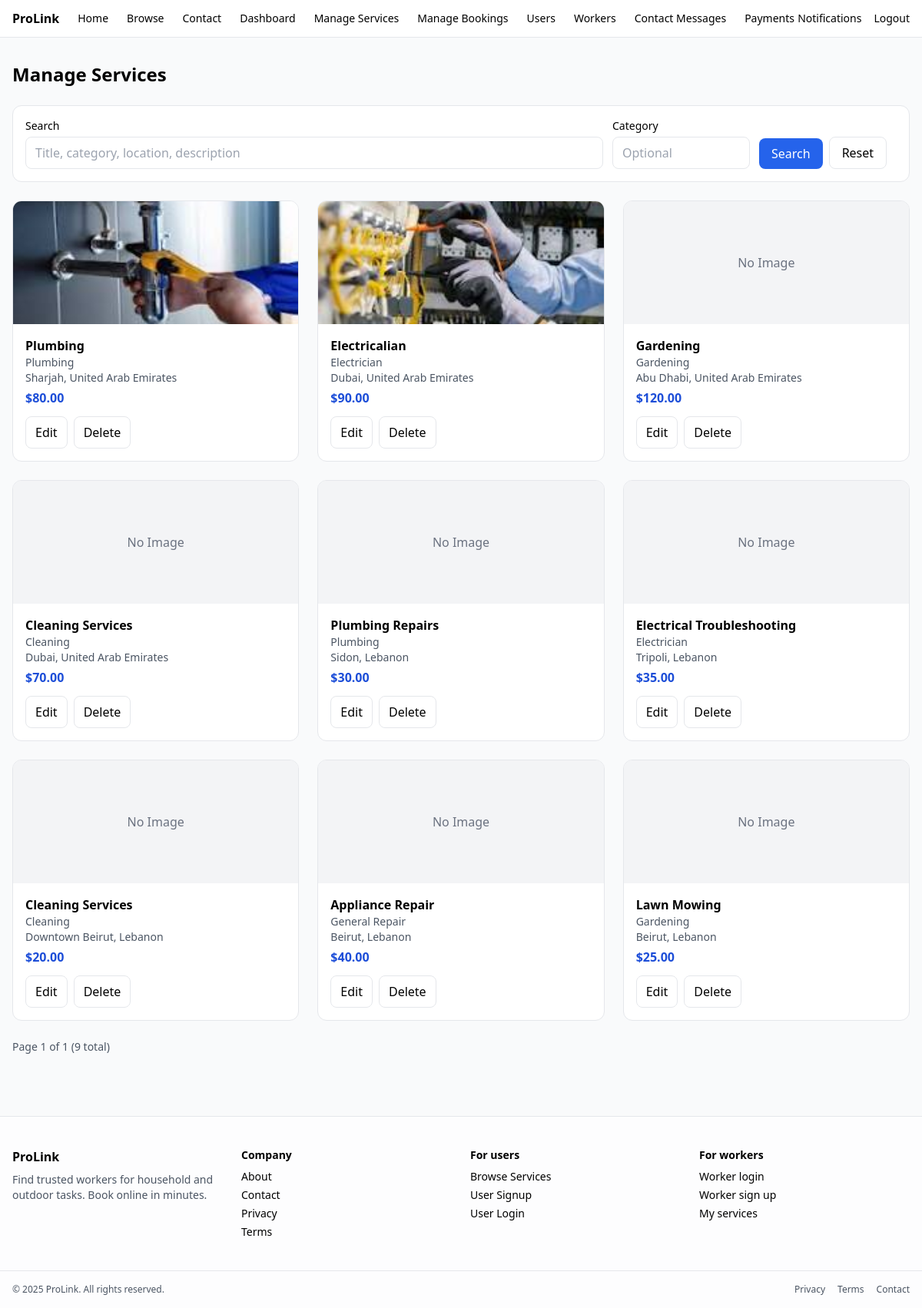
Before: /admin/manage-services.php (signed in) with the older database file.
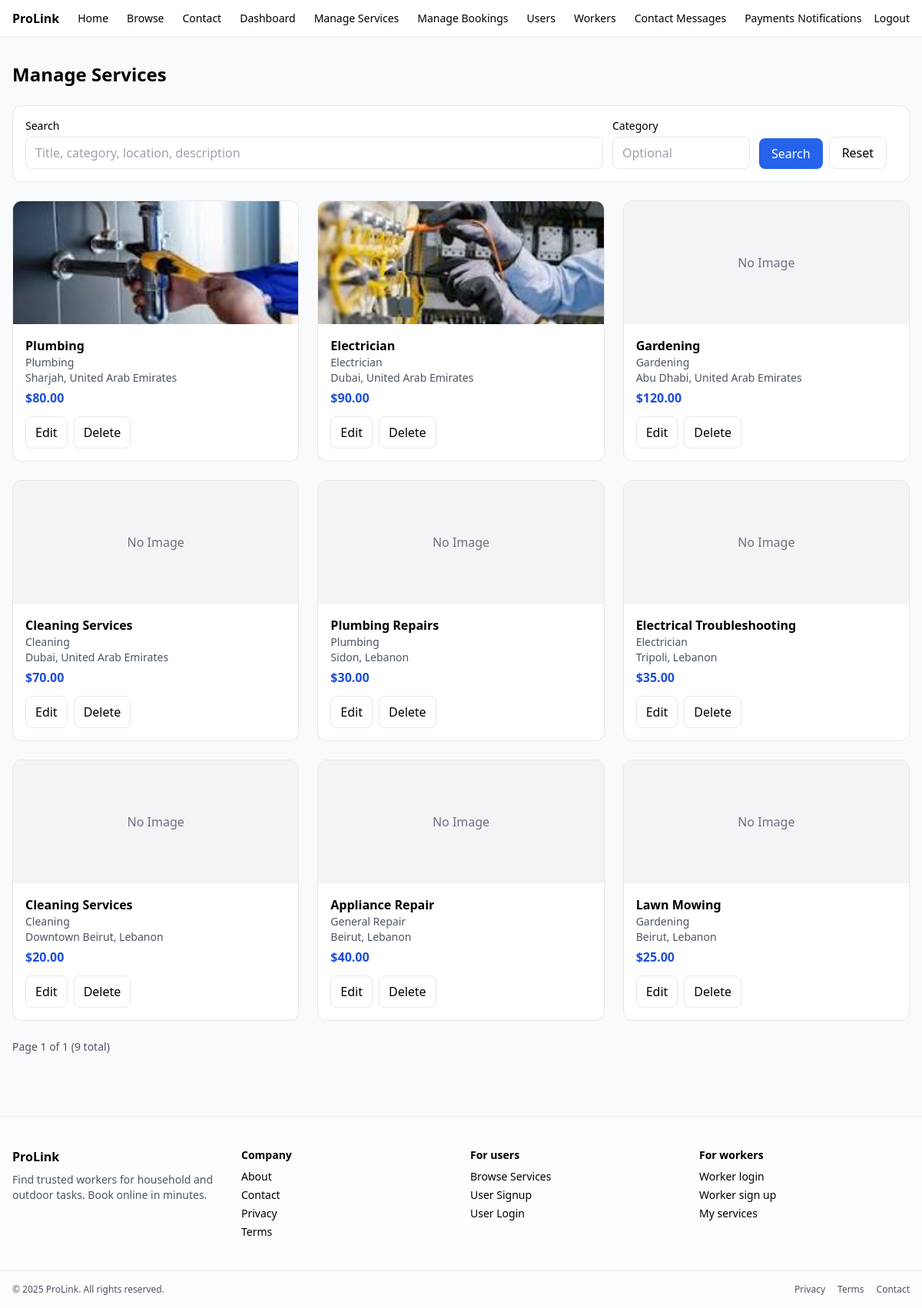
After: the same page with the newer database file.
### tables this page shows
CREATE TABLE `services` (
  `service_id` int(11) NOT NULL,
  `worker_id` int(11) NOT NULL,
  `title` varchar(150) NOT NULL,
  `description` text NOT NULL,
  `category` varchar(100) NOT NULL,
  `price` decimal(10,2) NOT NULL,
  `location` varchar(150) DEFAULT NULL,
  `status` enum('active','inactive') DEFAULT 'active',
  `created_at` timestamp NOT NULL DEFAULT current_timestamp()
);

### admin/manage-services.php (the view, shortened to what this page needs)
<?php
$root = dirname(__DIR__);
function h($s){ return htmlspecialchars($s ?? '', ENT_QUOTES, 'UTF-8'); }
$q        = isset($_GET['q']) ? trim($_GET['q']) : '';
$category = isset($_GET['category']) ? trim($_GET['category']) : '';
$page     = isset($_GET['page']) ? max(1, (int)$_GET['page']) : 1;
$perPage  = 18;
$offset   = ($page - 1) * $perPage;
$where  = [];
$params = [];
$types  = '';
$whereSql = count($where) ? ('WHERE ' . implode(' AND ', $where)) : '';
$sqlCount = "SELECT COUNT(*) AS total FROM services s $whereSql";
$stC = $conn->prepare($sqlCount);
$stC->execute();
$total = ($r = $stC->get_result()->fetch_assoc()) ? (int)$r['total'] : 0;
$sql = "
SELECT
  s.service_id, s.title, s.category, s.price, s.location, s.description,
  (SELECT si.file_path FROM service_images si
     WHERE si.service_id = s.service_id
     ORDER BY si.image_id ASC LIMIT 1) AS image_path
FROM services s
$whereSql
ORDER BY s.service_id DESC
LIMIT ? OFFSET ?";
$st = $conn->prepare($sql);
if ($types === '') {
  $st->bind_param('ii', $perPage, $offset);
} else {
  $types2 = $types . 'ii';
  $params2 = array_merge($params, [$perPage, $offset]);
  $st->bind_param($types2, ...$params2);
}
$st->execute();
$res = $st->get_result();
$rows = [];
while ($row = $res->fetch_assoc()) { $rows[] = $row; }
$totalPages = (int)ceil(max(1, $total) / $perPage);
?>
<!DOCTYPE html>
<html lang="en">
<head>
  <script src="https://cdn.tailwindcss.com"></script>
</head>
<body class="bg-gray-50 min-h-screen">
  <?php include $root . '/partials/navbar.php'; ?>
  <div class="max-w-7xl mx-auto px-4 py-8">
    <h1 class="text-2xl font-bold mb-6">Manage Services</h1>
    <form class="bg-white border rounded-xl p-4 mb-6 grid grid-cols-1 md:grid-cols-6 gap-3" method="get" action="">
      <div class="md:col-span-4">
        <label class="block text-sm mb-1">Search</label>
        <input type="text" name="q" value="<?= h($q) ?>" placeholder="Title, category, location, description" class="w-full border rounded-lg px-3 py-2">
      </div>
      <div>
        <label class="block text-sm mb-1">Category</label>
        <input type="text" name="category" value="<?= h($category) ?>" placeholder="Optional" class="w-full border rounded-lg px-3 py-2">
      </div>
      <div class="md:col-span-1 flex items-end gap-2">
        <button class="bg-blue-600 text-white rounded-lg px-4 py-2" type="submit">Search</button>
        <a class="border rounded-lg px-4 py-2" href="<?= h($_SERVER['PHP_SELF']) ?>">Reset</a>
      </div>
    </form>
    <?php if (empty($rows)): ?>
      <div class="bg-white border rounded-xl p-6 text-gray-600">No services found.</div>
    <?php else: ?>
      <div class="grid grid-cols-1 md:grid-cols-2 lg:grid-cols-3 gap-6">
        <?php foreach ($rows as $s): ?>
          <div class="bg-white rounded-xl border overflow-hidden">
            <div class="w-full h-40 bg-gray-100 flex items-center justify-center">
              <?php if (!empty($s['image_path'])): ?>
                <img src="<?= h($s['image_path']) ?>" alt="" class="w-full h-40 object-cover">
              <?php else: ?>
                <div class="text-gray-500">No Image</div>
              <?php endif; ?>
            </div>
            <div class="p-4">
              <div class="font-semibold"><?= h($s['title']) ?></div>
              <div class="text-sm text-gray-600"><?= h($s['category'] ?? '—') ?></div>
              <div class="text-sm text-gray-600"><?= h($s['location'] ?? '—') ?></div>
              <div class="mt-1 font-semibold text-blue-700">$<?= number_format((float)$s['price'], 2) ?></div>
              <div class="mt-3 flex gap-2">
                <a href="<?= $baseUrl ?>/admin/edit-service.php?id=<?= (int)$s['service_id'] ?>"
                   class="px-3 py-2 rounded-lg border bg-white hover:bg-gray-50">Edit</a>
                <form method="post" onsubmit="return confirm('Delete this service? This cannot be undone.')">
                  <button type="submit" class="px-3 py-2 rounded-lg border bg-white hover:bg-gray-50">Delete</button>
                </form>
              </div>
            </div>
          </div>
        <?php endforeach; ?>
      </div>
      <div class="mt-6 flex items-center justify-between">
        <div class="text-sm text-gray-600">
          Page <?= (int)$page ?> of <?= (int)$totalPages ?> (<?= (int)$total ?> total)
        </div>
      </div>
    <?php endif; ?>
  </div>
  <?php include $root . '/partials/footer.php'; ?>
</body>
</html>

### partials/navbar.php (shortened to what this page needs)
<?php
$root = dirname(__DIR__);
$baseUrl = defined('BASE_URL') ? rtrim((string)BASE_URL, '/') : '/Prolink';
?>
<nav class="bg-white border-b">
  <div class="max-w-7xl mx-auto px-4 py-3 flex items-center justify-between">
    <div class="flex items-center gap-6">
      <a href="<?= h($baseUrl) ?>/" class="font-bold">ProLink</a>
      <a href="<?= h($baseUrl) ?>/" class="text-sm">Home</a>
      <a href="<?= h($baseUrl) ?>/browse.php" class="text-sm">Browse</a>
      <a href="<?= h($baseUrl) ?>/pages/contact.php" class="text-sm">Contact</a>
      <?php if (!empty($_SESSION['admin_id'])): ?>
        <a href="<?= h($baseUrl) ?>/dashboard/admin-dashboard.php" class="text-sm">Dashboard</a>
        <a href="<?= h($baseUrl) ?>/admin/manage-services.php" class="text-sm">Manage Services</a>
        <a href="<?= h($baseUrl) ?>/admin/manage-bookings.php" class="text-sm">Manage Bookings</a>
        <a href="<?= h($baseUrl) ?>/admin/manage-users.php" class="text-sm">Users</a>
        <a href="<?= h($baseUrl) ?>/admin/manage-workers.php" class="text-sm">Workers</a>
        <a href="<?= h($baseUrl) ?>/admin/contact-messages.php" class="text-sm">Contact Messages</a>
        <a href="<?= h($baseUrl) ?>/admin/payments.php" class="text-sm">Payments</a>
      <?php endif; ?>
    </div>
    <div class="flex items-center gap-4">
      <?php if (!empty($_SESSION['user_id'])): ?>
        <?php
          $uid = (int)$_SESSION['user_id'];
          $displayName = 'User';
          $profileImageRel = null;
          $hasImgCol = (function_exists('col_exists') && isset($conn) && ($conn instanceof mysqli))
            ? col_exists($conn, 'users', 'profile_image')
            : false;
          if (isset($conn) && ($conn instanceof mysqli)) {
            if ($hasImgCol) {
              $st = @$conn->prepare('SELECT full_name, profile_image FROM users WHERE user_id=? LIMIT 1');
            } else {
              $st = @$conn->prepare('SELECT full_name FROM users WHERE user_id=? LIMIT 1');
            }
            if ($st) {
              @$st->bind_param('i', $uid);
              @$st->execute();
              $res = @$st->get_result();
              $row = $res ? $res->fetch_assoc() : null;
              if (!empty($row['full_name'])) $displayName = (string)$row['full_name'];
              if ($hasImgCol && !empty($row['profile_image'])) $profileImageRel = (string)$row['profile_image'];
              @$st->close();
            }
          }
          $imgUrl = prolink_profile_image_from_db($profileImageRel, $baseUrl, $root);
          if (!$imgUrl) {
            $imgUrl = prolink_profile_image_legacy('user', $uid, $baseUrl, $root);
          }
          $initials = initials_from_name($displayName);
        ?>
        <a class="text-sm" href="<?= h($baseUrl) ?>/user/my-bookings.php">My bookings</a>
        <a class="text-sm" href="<?= h($baseUrl) ?>/user/user-messages.php">Messages</a>
        <a class="text-sm" href="<?= h($baseUrl) ?>/user/notifications.php">Notifications</a>
        <a class="text-sm" href="<?= h($baseUrl) ?>/user/wallet.php">Wallet</a>
        <a class="text-sm" href="<?= h($baseUrl) ?>/user/my-reviews.php">My reviews</a>
        <a class="text-sm" href="<?= h($baseUrl) ?>/auth/logout.php">Logout</a>
        <a href="<?= h($baseUrl) ?>/user/profile.php"
           class="flex items-center gap-2 ml-1 px-2 py-1 rounded-full hover:bg-gray-50"
           title="Edit profile">
          <?php if (!empty($imgUrl)): ?>
            <img src="<?= h($imgUrl) ?>" alt="Profile" class="w-9 h-9 rounded-full object-cover border" />
          <?php else: ?>
            <div class="w-9 h-9 rounded-full bg-blue-600 text-white flex items-center justify-center text-xs font-semibold">
              <?= h($initials) ?>
            </div>
          <?php endif; ?>
          <div class="hidden md:block leading-tight">
            <div class="text-xs text-gray-500">Welcome back</div>
            <div class="text-sm font-medium text-gray-900 max-w-[180px] truncate"><?= h($displayName) ?></div>
          </div>
        </a>
      <?php elseif (!empty($_SESSION['admin_id'])): ?>
        <a class="text-sm" href="<?= h($baseUrl) ?>/admin/view-notifications.php">Notifications</a>
        <a class="text-sm" href="<?= h($baseUrl) ?>/auth/logout.php">Logout</a>
      <?php else: ?>
        <a class="text-sm" href="<?= h($baseUrl) ?>/auth/login.php">Login</a>
        <a class="text-sm bg-blue-600 text-white px-3 py-1 rounded" href="<?= h($baseUrl) ?>/auth/register.php">Sign up</a>
      <?php endif; ?>
    </div>
  </div>
</nav>

### partials/footer.php (shortened to what this page needs)
<?php
$__base_raw = (defined('BASE_URL') ? trim(BASE_URL) : '');
$baseUrl = ($__base_raw !== '') ? rtrim($__base_raw, '/') : '/Prolink';
$year = date('Y');
?>
<footer class="mt-12 border-t bg-white/70">
  <div class="max-w-7xl mx-auto px-4 py-10 grid grid-cols-1 sm:grid-cols-2 lg:grid-cols-4 gap-6 text-sm">
    <div>
      <div class="font-bold text-base mb-2">ProLink</div>
      <p class="text-gray-600">Find trusted workers for household and outdoor tasks. Book online in minutes.</p>
    </div>
    <div>
      <div class="font-semibold mb-2">Company</div>
      <ul class="space-y-1">
        <li><a class="hover:underline" href="<?= $baseUrl ?>/pages/about.php">About</a></li>
        <li><a class="hover:underline" href="<?= $baseUrl ?>/pages/contact.php">Contact</a></li>
        <li><a class="hover:underline" href="<?= $baseUrl ?>/pages/privacy.php">Privacy</a></li>
        <li><a class="hover:underline" href="<?= $baseUrl ?>/pages/terms.php">Terms</a></li>
      </ul>
    </div>
    <div>
      <div class="font-semibold mb-2">For users</div>
<ul class="space-y-1 text-sm">
    <li><a href="<?= $baseUrl ?>/browse.php" class="hover:underline">Browse Services</a></li>
    <li><a href="<?= $baseUrl ?>/auth/register.php" class="hover:underline">User Signup</a></li>
    <li><a href="<?= $baseUrl ?>/auth/login.php" class="hover:underline">User Login</a></li>
</ul>
    </div>
    <div>
      <div class="font-semibold mb-2">For workers</div>
      <ul class="space-y-1">
        <li><a class="hover:underline" href="<?= $baseUrl ?>/auth/worker-login.php">Worker login</a></li>
        <li><a class="hover:underline" href="<?= $baseUrl ?>/auth/worker-register.php">Worker sign up</a></li>
        <li><a class="hover:underline" href="<?= $baseUrl ?>/worker/services.php">My services</a></li>
      </ul>
    </div>
  </div>
  <div class="border-t">
    <div class="max-w-7xl mx-auto px-4 py-4 text-xs text-gray-600 flex flex-col sm:flex-row items-center justify-between gap-2">
      <div>© <?= htmlspecialchars($year, ENT_QUOTES) ?> ProLink. All rights reserved.</div>
      <div class="flex gap-4">
        <a class="hover:underline" href="<?= $baseUrl ?>/pages/privacy.php">Privacy</a>
        <a class="hover:underline" href="<?= $baseUrl ?>/pages/terms.php">Terms</a>
        <a class="hover:underline" href="<?= $baseUrl ?>/pages/contact.php">Contact</a>
      </div>
    </div>
  </div>
</footer>

Changed rows visible on the page:
changed services (number 2 of 9 on the later page): title "Electricalian" → "Electrician"
